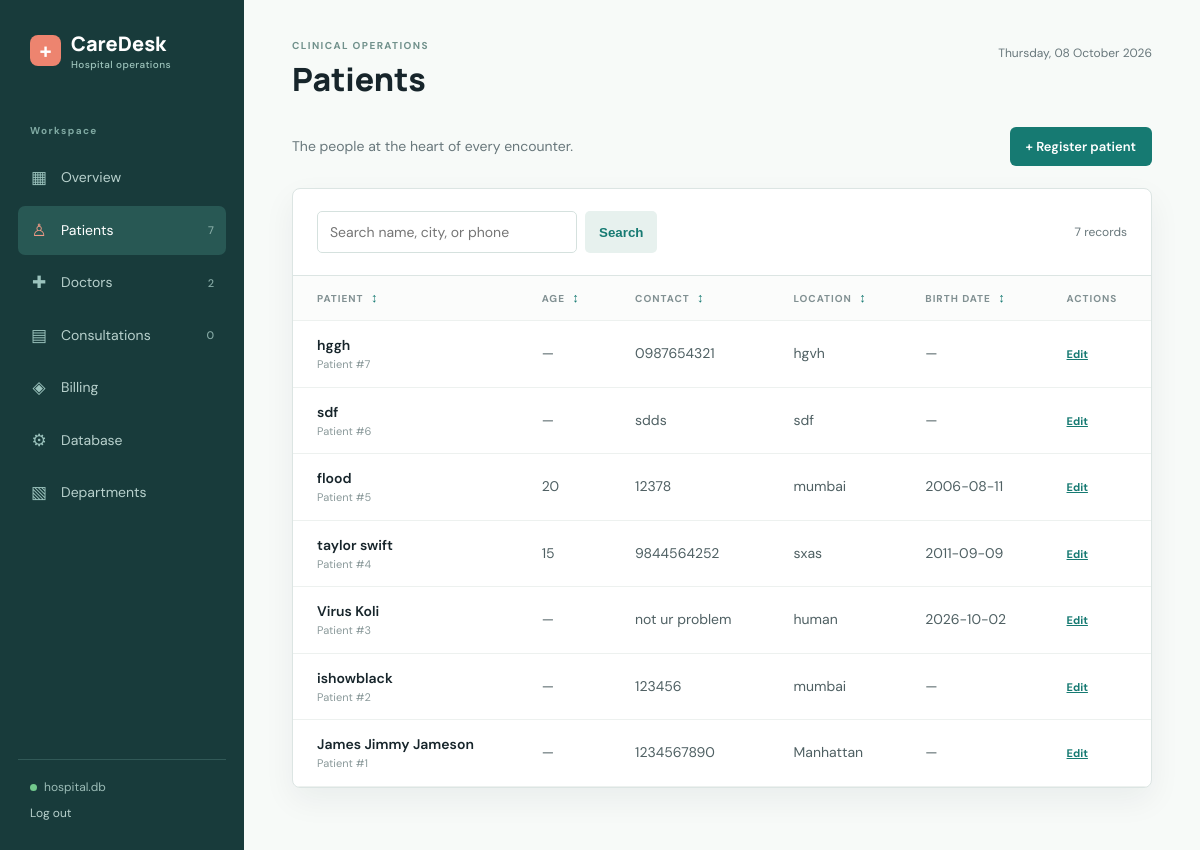
The app's page /patients (signed in), older data.
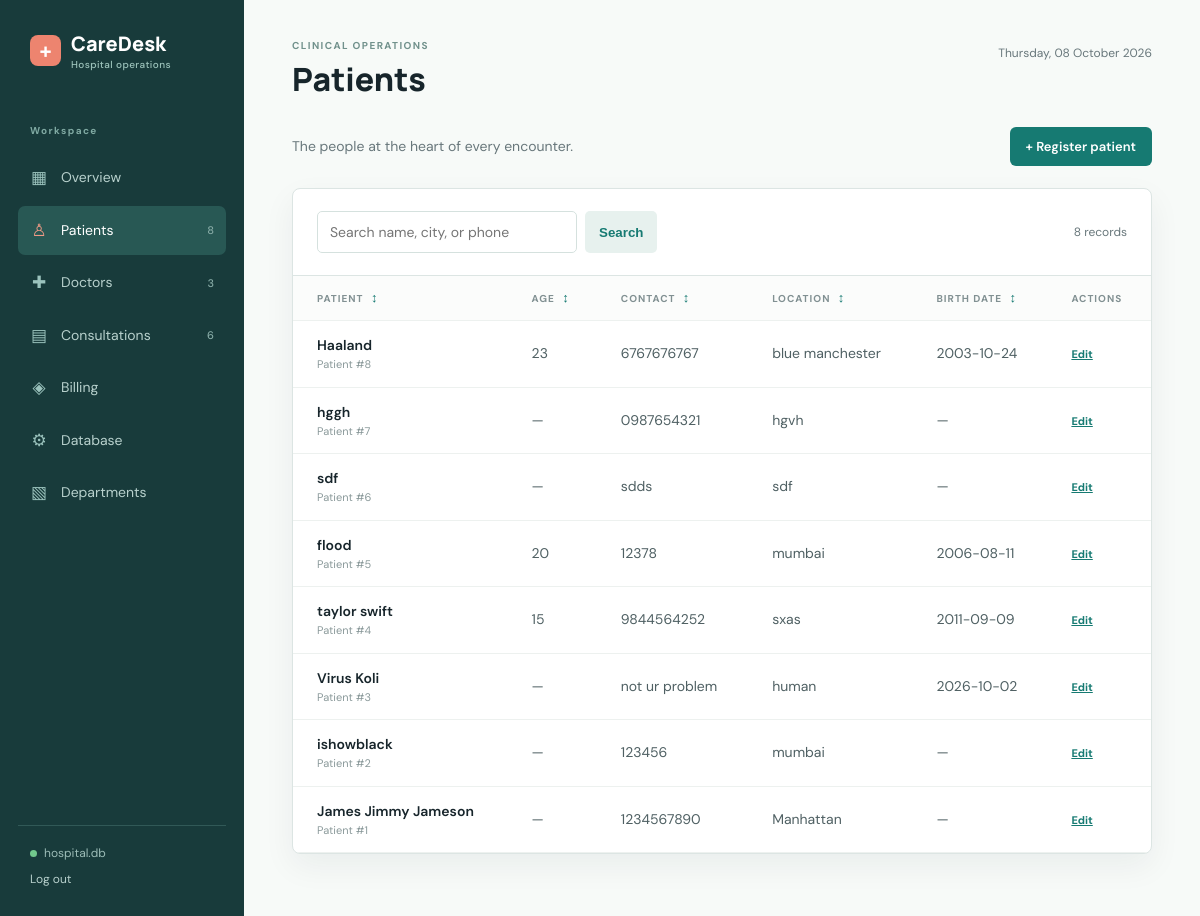
The same page, newer data.
### tables this page shows
CREATE TABLE "Patient" (
    "ID"         INTEGER PRIMARY KEY AUTOINCREMENT,
    "Name"       TEXT NOT NULL,
    "City"       TEXT NOT NULL,
    "PhoneNo"    TEXT NOT NULL UNIQUE,
    "Street"     TEXT,
    "Pincode"    INTEGER NOT NULL,
    "birthdate"  TEXT
);

### app.py (the view)
@app.route("/patients")
def patients():
    search = request.args.get("q", "").strip()
    like = f"%{search}%"
    records = fetch_all(
        '''SELECT * FROM "PatientWithAge"
           WHERE "Name" LIKE ? OR "PhoneNo" LIKE ? OR "City" LIKE ?
           ORDER BY "ID" DESC''',
        (like, like, like),
    )
    return render_template("patients.html", records=records, search=search)

### app.py (called while the page is built, shortened)
@app.before_request
def require_login():
    public_endpoints = {"login", "static"}
    if request.endpoint not in public_endpoints and not session.get("logged_in"):
        return redirect(url_for("login"))

def get_db():
    if "db" not in g:
        g.db = sqlite3.connect(app.config["DATABASE"])
        g.db.row_factory = sqlite3.Row
        g.db.execute("PRAGMA foreign_keys = ON")
    return g.db

def fetch_all(query, parameters=()):
    return get_db().execute(query, parameters).fetchall()

def fetch_one(query, parameters=()):
    return get_db().execute(query, parameters).fetchone()

@app.context_processor
def inject_navigation_counts():
    return {
        "now": datetime.now,
        "database_name": Path(app.config["DATABASE"]).name,
        "nav_counts": {
            "patients": fetch_one('SELECT COUNT(*) AS count FROM "Patient"')["count"],
            "doctors": fetch_one('SELECT COUNT(*) AS count FROM "Doctor"')["count"],
            "consultations": fetch_one('SELECT COUNT(*) AS count FROM "Consultation"')["count"],
        }
    }

### templates/patients.html
{% extends 'base.html' %}{% block title %}Patients{% endblock %}{% block heading %}Patients{% endblock %}
{% block content %}<div class="page-actions">
    <p class="page-intro">The people at the heart of every encounter.</p><a class="button"
        href="{{ url_for('new_patient') }}">+ Register patient</a>
</div>
<section class="panel">
    <div class="toolbar">
        <form class="search" method="get"><input name="q" value="{{ search }}"
                placeholder="Search name, city, or phone"><button type="submit">Search</button></form><span
            class="result-count">{{ records|length }} records</span>
    </div>
    <div class="table-wrap">
        <table>
            <thead>
                <tr>
                    <th data-sort-col="0">Patient <button class="sort-button" type="button">↕</button></th>
                    <th data-sort-col="1">Age <button class="sort-button" type="button">↕</button></th>
                    <th data-sort-col="2">Contact <button class="sort-button" type="button">↕</button></th>
                    <th data-sort-col="3">Location <button class="sort-button" type="button">↕</button></th>
                    <th data-sort-col="4">Birth date <button class="sort-button" type="button">↕</button></th>
                    <th>Actions</th>
                </tr>
            </thead>
            <tbody>{% for r in records %}<tr>
                    <td><strong>{{ r.Name }}</strong><small class="subline">Patient #{{ r.ID }}</small></td>
                    <td>{{ r.age or '—' }}</td>
                    <td>{{ r.PhoneNo }}</td>
                    <td>{{ r.City }}</td>
                    <td>{{ r.birthdate or '—' }}</td>
                    <td><a class="text-link" href="{{ url_for('edit_patient', patient_id=r.ID) }}">Edit</a></td>
                </tr>{% else %}<tr>
                    <td colspan="6" class="empty">No patients match this search.</td>
                </tr>{% endfor %}</tbody>
        </table>
    </div>
</section>{% endblock %}

Row changes from the older to the newer data that the page shows:
added Patient: Name "Haaland", ID "8", age "23", PhoneNo "6767676767", City "blue manchester", birthdate "2003-10-24"
Text that changed along with them:
{{ nav_counts.patients }}: "7" → "8"
{{ nav_counts.doctors }}: "2" → "3"
{{ nav_counts.consultations }}: "0" → "6"
{{ records|length }}: "7" → "8"
